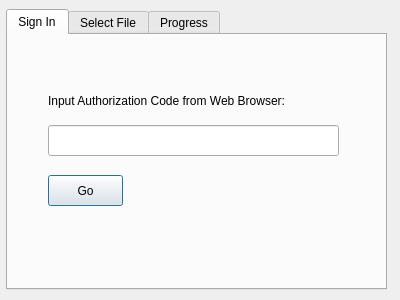
<?xml version="1.0" encoding="UTF-8"?>
<ui version="4.0">
 <class>OnedriveDialog</class>
 <widget class="QDialog" name="OnedriveDialog">
  <property name="geometry">
   <rect>
    <x>0</x>
    <y>0</y>
    <width>400</width>
    <height>300</height>
   </rect>
  </property>
  <property name="windowTitle">
   <string>RememberKey -- OneDrive</string>
  </property>
  <widget class="QTabWidget" name="tabWidget">
   <property name="enabled">
    <bool>true</bool>
   </property>
   <property name="geometry">
    <rect>
     <x>6</x>
     <y>9</y>
     <width>381</width>
     <height>281</height>
    </rect>
   </property>
   <property name="currentIndex">
    <number>0</number>
   </property>
   <widget class="QWidget" name="tabSighIn">
    <property name="enabled">
     <bool>true</bool>
    </property>
    <attribute name="title">
     <string>Sign In</string>
    </attribute>
    <widget class="QLabel" name="label_2">
     <property name="geometry">
      <rect>
       <x>40</x>
       <y>50</y>
       <width>281</width>
       <height>31</height>
      </rect>
     </property>
     <property name="text">
      <string>Input Authorization Code from Web Browser:</string>
     </property>
    </widget>
    <widget class="QLineEdit" name="codeInput">
     <property name="geometry">
      <rect>
       <x>40</x>
       <y>90</y>
       <width>291</width>
       <height>31</height>
      </rect>
     </property>
    </widget>
    <widget class="QPushButton" name="goButton">
     <property name="geometry">
      <rect>
       <x>40</x>
       <y>140</y>
       <width>75</width>
       <height>31</height>
      </rect>
     </property>
     <property name="text">
      <string>Go</string>
     </property>
    </widget>
   </widget>
   <widget class="QWidget" name="tabSelect">
    <property name="enabled">
     <bool>false</bool>
    </property>
    <attribute name="title">
     <string>Select File</string>
    </attribute>
    <widget class="QTableView" name="tableView">
     <property name="geometry">
      <rect>
       <x>5</x>
       <y>41</y>
       <width>281</width>
       <height>201</height>
      </rect>
     </property>
     <property name="selectionMode">
      <enum>QAbstractItemView::SingleSelection</enum>
     </property>
     <property name="selectionBehavior">
      <enum>QAbstractItemView::SelectRows</enum>
     </property>
    </widget>
    <widget class="QPushButton" name="addFolderButton">
     <property name="geometry">
      <rect>
       <x>290</x>
       <y>170</y>
       <width>81</width>
       <height>31</height>
      </rect>
     </property>
     <property name="text">
      <string>+ Folder</string>
     </property>
    </widget>
    <widget class="QPushButton" name="addFileButton">
     <property name="geometry">
      <rect>
       <x>290</x>
       <y>210</y>
       <width>81</width>
       <height>31</height>
      </rect>
     </property>
     <property name="text">
      <string>+ File</string>
     </property>
    </widget>
    <widget class="QLabel" name="label">
     <property name="geometry">
      <rect>
       <x>10</x>
       <y>10</y>
       <width>341</width>
       <height>21</height>
      </rect>
     </property>
     <property name="text">
      <string>Select a file to be sync with:</string>
     </property>
    </widget>
    <widget class="QPushButton" name="goupButton">
     <property name="geometry">
      <rect>
       <x>290</x>
       <y>40</y>
       <width>80</width>
       <height>31</height>
      </rect>
     </property>
     <property name="text">
      <string>Go Up</string>
     </property>
    </widget>
   </widget>
   <widget class="QWidget" name="tabProgress">
    <property name="enabled">
     <bool>false</bool>
    </property>
    <attribute name="title">
     <string>Progress</string>
    </attribute>
    <widget class="QLabel" name="downloadLabel">
     <property name="geometry">
      <rect>
       <x>120</x>
       <y>70</y>
       <width>131</width>
       <height>31</height>
      </rect>
     </property>
     <property name="text">
      <string>Download Progress</string>
     </property>
    </widget>
    <widget class="QProgressBar" name="progressBar">
     <property name="geometry">
      <rect>
       <x>20</x>
       <y>110</y>
       <width>341</width>
       <height>21</height>
      </rect>
     </property>
     <property name="value">
      <number>24</number>
     </property>
    </widget>
    <widget class="QLabel" name="uploadLabel">
     <property name="geometry">
      <rect>
       <x>130</x>
       <y>140</y>
       <width>151</width>
       <height>16</height>
      </rect>
     </property>
     <property name="text">
      <string>Upload Progress</string>
     </property>
    </widget>
   </widget>
  </widget>
 </widget>
 <tabstops>
  <tabstop>codeInput</tabstop>
  <tabstop>goButton</tabstop>
  <tabstop>tableView</tabstop>
  <tabstop>goupButton</tabstop>
  <tabstop>addFolderButton</tabstop>
  <tabstop>addFileButton</tabstop>
  <tabstop>tabWidget</tabstop>
 </tabstops>
 <resources/>
 <connections/>
</ui>
